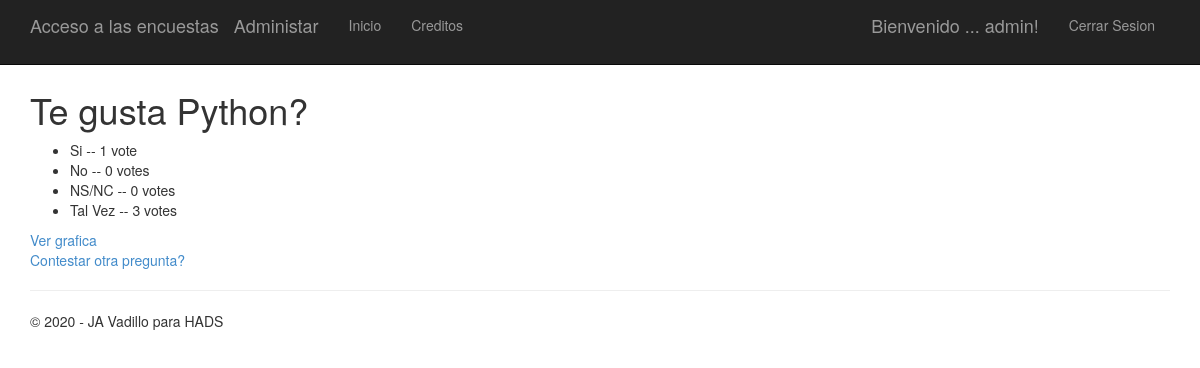
Screenshot of /2/results/ (signed in) with the database file from the repository.
### app/models.py (models this page shows)
class Question(models.Model):
    question_text = models.CharField(max_length=200)
    pub_date = models.DateTimeField('date published')

class Choice(models.Model):
    question = models.ForeignKey(Question)
    choice_text = models.CharField(max_length=200)
    votes = models.IntegerField(default=0)

### app/views.py (the view)
# urls.py: url(r'^(?P<question_id>\d+)/results/$', app.views.results, name='results'),
def results(request, question_id):
    question = get_object_or_404(Question, pk=question_id)
    return render(request, 'polls/results.html', {'title':'Resultados de la pregunta:','question': question, 'year':datetime.now().year})

### app/templates/polls/results.html
﻿{% extends "app/layout.html" %}
{% block content %}
<h1>{{ question.question_text }}</h1>
<ul>
{% for choice in question.choice_set.all %}
    <li>{{ choice.choice_text }} -- {{ choice.votes }} vote{{ choice.votes|pluralize }}</li>
{% endfor %}
</ul>
<a href="{% url 'chart' question.id %}"> Ver grafica</a><br />
<a href="{% url 'index' %}">Contestar otra pregunta?</a>
{% endblock %}

### app/templates/app/loginpartial.html (shortened to what this page needs)
{% if user.is_authenticated %}
<form id="logoutForm" action="/logout" method="post" class="navbar-right">
    <ul class="nav navbar-nav navbar-right">
        <li><span class="navbar-brand">Bienvenido ... {{ user.username }}!</span></li>
        <li><a href="javascript:document.getElementById('logoutForm').submit()">Cerrar Sesion</a></li>
    </ul>
</form>
{% else %}
<ul class="nav navbar-nav navbar-right">
    <li><a href="{% url 'login' %}">Iniciar Sesion</a></li>
</ul>
{% endif %}

### app/static/app/content/site.css (style rules this page uses)
body { padding-top: 50px; padding-bottom: 20px; }

### rows the page displays
Question: question_text "Te gusta Python?"
Choice: choice_text "Si", votes "1"
Choice: choice_text "No", votes "0"
Choice: choice_text "NS/NC", votes "0"
Choice: choice_text "Tal Vez", votes "3"

### other values shown
{{ user.username }} "admin"
